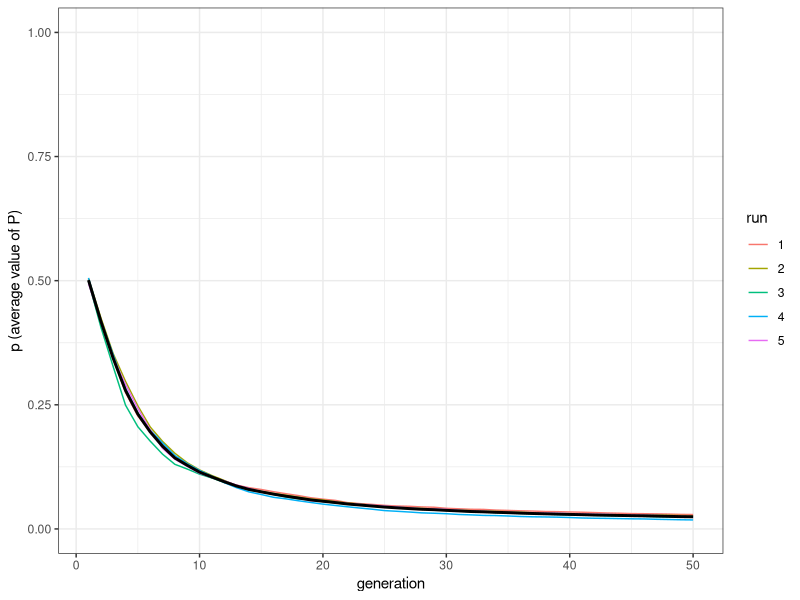
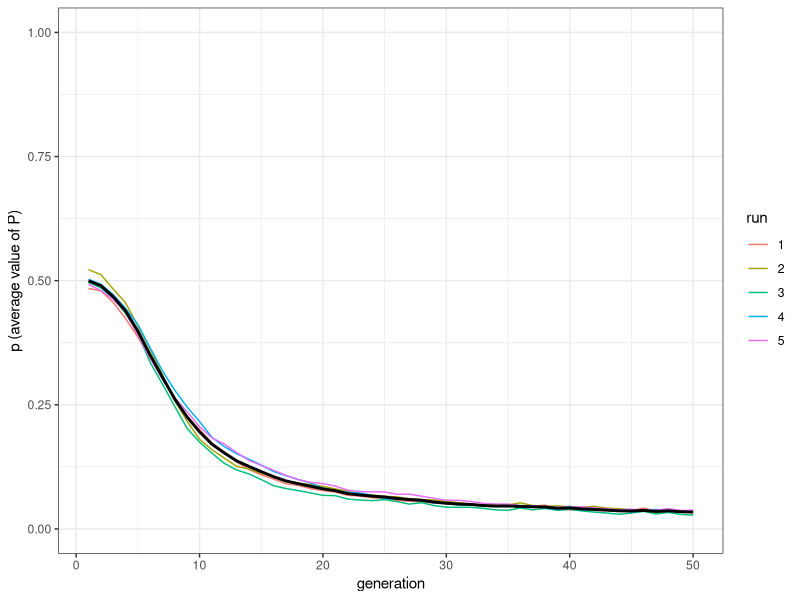
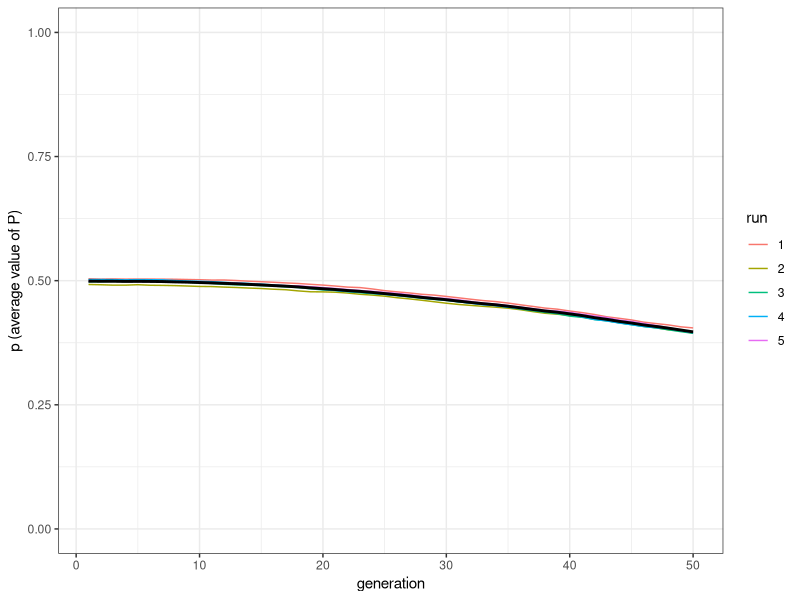
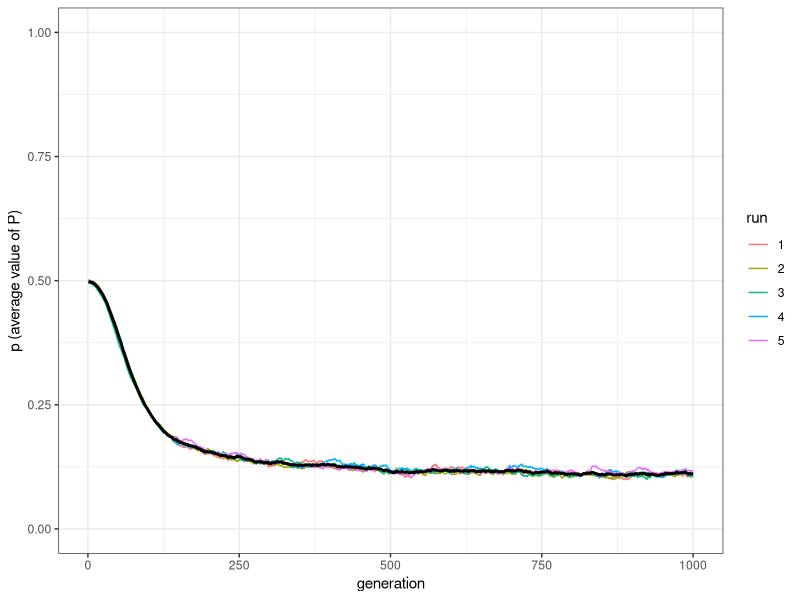
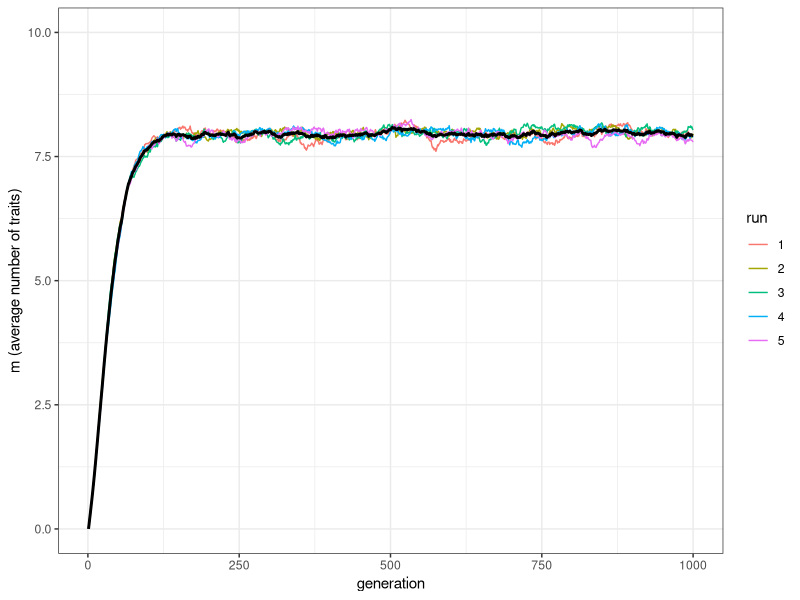
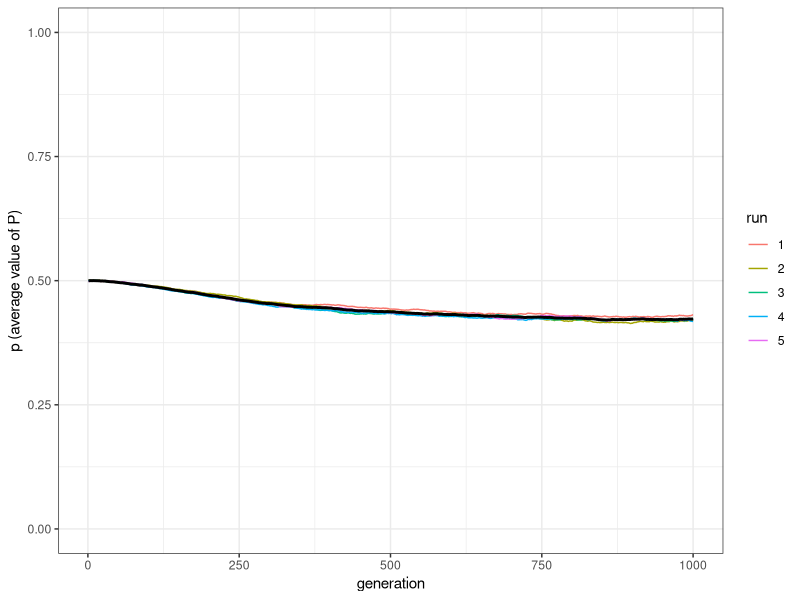
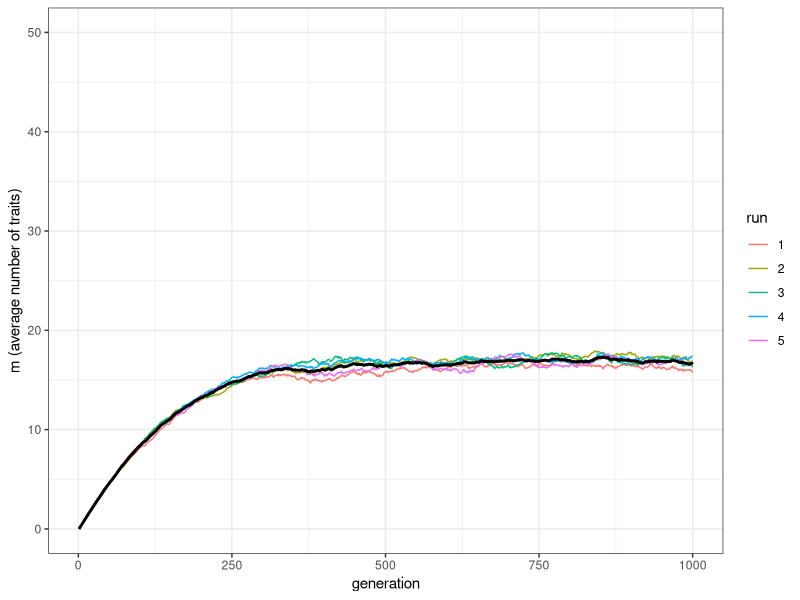
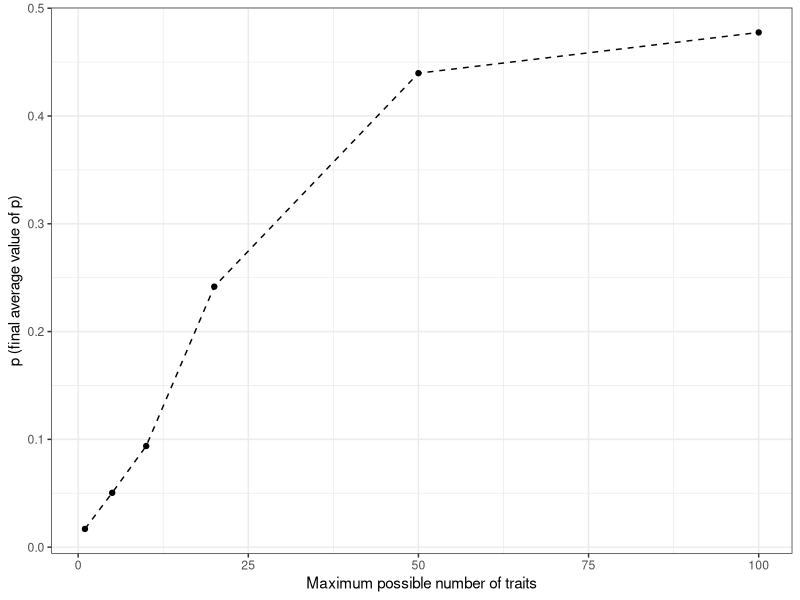

R code for these plots, in order:
## ---- chunk 1
library(tidyverse)
set.seed(111)
N <- 1000
population <- tibble(P = runif(N))
## ---- chunk 2
openness_conservatism <- function(N, t_max, r_max) {
  output <- tibble(generation = rep(1:t_max, r_max), p = rep(NA, t_max * r_max), run = as.factor(rep(1:r_max, each = t_max)))
  for (r in 1:r_max) {
    population <- tibble(P = runif(N))
    # create first generation
    output[output$generation == 1 & output$run == r, ]$p <- sum(population$P) / N # add first generation's p for run r
    for (t in 2:t_max) {
      previous_population <- population # copy individuals to previous_population tibble
      demonstrators <- tibble(P = sample(previous_population$P, N, replace = TRUE)) # choose demonstrators at random
      
      copy <- previous_population$P > runif(N) # choose individuals that copy, according to their P
      
      population[copy, ]$P <- demonstrators[copy, ]$P # copy
      output[output$generation == t & output$run == r, ]$p <- sum(population$P) / N # get p and put it into output slot for this generation t and run r
    }
  }
  output # export data from function
}
## ---- chunk 3
plot_multiple_runs_p <- function(data_model) {
  ggplot(data = data_model, aes(y = p, x = generation)) +
    geom_line(aes(colour = run)) +
    stat_summary(fun.y = mean, geom = "line", size = 1) +
    ylim(c(0, 1)) +
    theme_bw() +
    labs(y = "p (average value of P)")
}
## ---- chunk 4
data_model <- openness_conservatism(N = 1000, t_max = 50, r_max = 5)
plot_multiple_runs_p(data_model)
## ---- chunk 5
openness_conservatism_2 <- function(N, M, mu, p_death, t_max, r_max){
  output <- tibble(generation = rep(1:t_max, r_max), p = rep(NA, t_max * r_max), m = rep(NA, t_max * r_max), run = as.factor(rep(1:r_max, each = t_max)))
  for (r in 1:r_max) {
    population_preferences <- matrix( runif(M * N), ncol = M, nrow = N)
    population_traits <- matrix(0, ncol = M, nrow = N)
    output[output$generation == 1 & output$run == r, ]$p <- mean(population_preferences)
    output[output$generation == 1 & output$run == r, ]$m <- sum(population_traits) / N  
    for(t in 2:t_max){
      # innovations
      innovators <- sample(c(TRUE, FALSE), N, prob = c(mu, 1 - mu), replace = TRUE) 
      innovations <- sample(1:M, sum(innovators), replace = TRUE)
      population_traits[cbind(which(innovators == TRUE), innovations)] <- 1
      
      # copying
      previous_population_preferences <- population_preferences
      previous_population_traits <- population_traits
      
      demonstrators <- sample(1:N, replace = TRUE)
      demonstrators_traits <- sample(1:M, N, replace = TRUE)
      
      copy <- previous_population_traits[cbind(demonstrators,demonstrators_traits)]==1 & previous_population_preferences[cbind(1:N, demonstrators_traits)] > runif(N)
      
      population_traits[cbind(which(copy), demonstrators_traits[copy])] <- 1
      population_preferences[cbind(which(copy), demonstrators_traits[copy])] <- previous_population_preferences[cbind(demonstrators[copy], demonstrators_traits[copy])] 
      
      # birth/death
      replace <- innovators <- sample(c(TRUE, FALSE), N, prob = c(p_death, 1 - p_death), replace = TRUE)
      population_traits[replace, ] <- 0
      population_preferences[replace, ] <- runif(M * sum(replace))
      
      output[output$generation == t & output$run == r, ]$p <- mean(population_preferences)
      output[output$generation == t & output$run == r, ]$m <- sum(population_traits) / N    
    }
  }
  output
}
## ---- chunk 6
data_model <- openness_conservatism_2(N = 1000, M = 1, mu = 0.1, p_death = 0.01, t_max = 50, r_max = 5)
plot_multiple_runs_p(data_model)
## ---- chunk 7
data_model <- openness_conservatism_2(N = 1000, M = 10, mu = 0.1, p_death = 0.01, t_max = 50, r_max = 5)
plot_multiple_runs_p(data_model)
## ---- chunk 8
data_model <- openness_conservatism_2(N = 1000, M = 10, mu = 0.1, p_death = 0.01, t_max = 1000, r_max = 5)
plot_multiple_runs_p(data_model)
## ---- chunk 9
plot_multiple_runs_m <- function(data_model, M) {
  ggplot(data = data_model, aes(y = m, x = generation)) +
    geom_line(aes(colour = run)) +
    stat_summary(fun.y = mean, geom = "line", size = 1) +
    ylim(c(0, M)) +
    theme_bw() +
    labs(y = "m (average number of traits)")
}
## ---- chunk 10
plot_multiple_runs_m(data_model, M = 10)
## ---- chunk 11
data_model <- openness_conservatism_2(N = 1000, M = 50, mu = 0.1, p_death = 0.01, t_max = 1000, r_max = 5)
plot_multiple_runs_p(data_model)
plot_multiple_runs_m(data_model, M = 50)
## ---- chunk 12
test_openness <- tibble(M = c(1,5,10,20,50,100), p = rep(NA, 6))
for(condition in test_openness$M){
  data_model <- openness_conservatism_2(N = 100, M = condition, mu = 0.1, p_death = 0.01, t_max = 1000, r_max = 1)
  test_openness[test_openness$M == condition, ]$p <- data_model[data_model$generation == 1000, ]$p
}
ggplot(data = test_openness, aes(x = M, y = p)) +
  geom_line(linetype = "dashed") +
  geom_point() +
  theme_bw() +
  labs(x = "Maximum possible number of traits", y = "p (final average value of p)")
